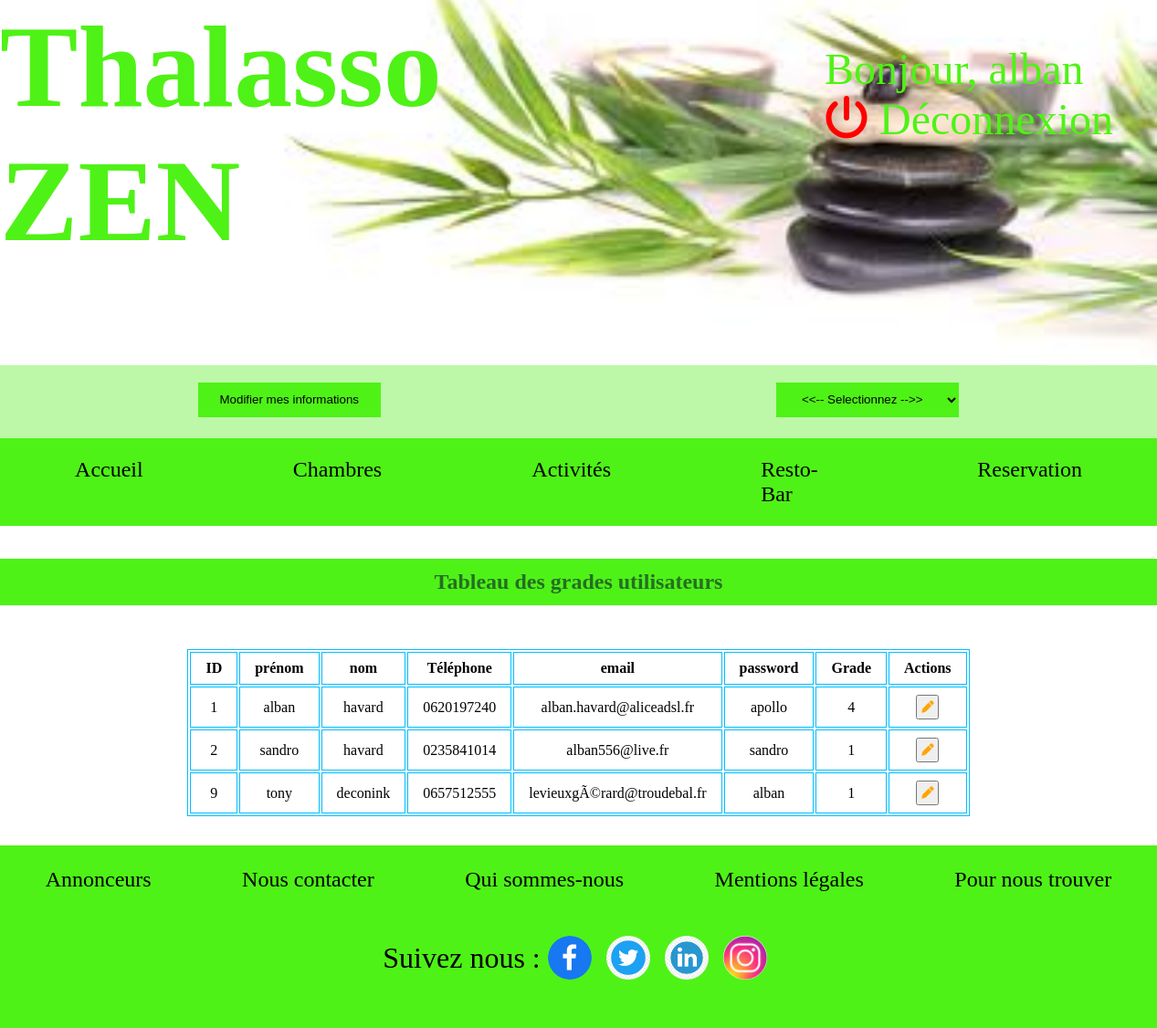
Screenshot of /data/dataGrad.php (signed in) with the database file from the repository.
### tables this page shows
CREATE TABLE `users` (
  `user_id` int(11) NOT NULL,
  `firstname` varchar(255) NOT NULL,
  `name` varchar(255) NOT NULL,
  `phonenumber` varchar(10) NOT NULL,
  `email` varchar(255) NOT NULL,
  `password` varchar(60) NOT NULL,
  `grad_id` int(11) NOT NULL
);

### data/dataGrad.php (the view, shortened to what this page needs)
<?php include('../header.php'); ?>
<section>
    <table class="container">
        <?php $sql = "SELECT * FROM users";
            $listUsers = $instance->query($sql)->fetchAll();
            ?>
            <h2>Tableau des grades utilisateurs</h2>
            <thead>
                <tr>
                    <th>ID</th>
                    <th>prénom</th>
                    <th>nom</th>
                    <th>Téléphone</th>
                    <th>email</th>
                    <th>password</th>
                    <th>Grade</th>
                    <th>Actions</th>
                </tr>
            </thead>
            <tbody>
                <?php for ($i=0; $i<count($listUsers); $i++) { ?>
                    <tr>
                        <td><?php echo $listUsers[$i]['user_id'];?></td>
                        <td><?php echo $listUsers[$i]['firstname'];?></td>
                        <td><?php echo $listUsers[$i]['name'];?></td>
                        <td><?php echo $listUsers[$i]['phonenumber'];?></td>
                        <td><?php echo $listUsers[$i]['email'];?></td>
                        <td><?php echo $listUsers[$i]['password'];?></td>
                        <td><?php echo $listUsers[$i]['grad_id'];?></td>
                        <td class="action">
                            <form action="http://localhost/Thalasso-Zen/adminUpdate/updateGrad.php" method="post">
                                <button class="tableBtn" type="submit"><i class="fa-solid fa-pen"></i></button>
                            </form>
                        </td>
                    </tr>
            </tbody>
                <?php } ?>
        </table>
    </section>
    <?php include('../footer.php') ?>

### assets/css/style.css (style rules this page uses)
*, *::before, *::after { margin: 0; padding: 0; box-sizing: border-box; }
h2 { text-align: center; color: rgb(37, 110, 37); background: #4FF216; padding: 0.3em; }
@media screen and (min-width:576px) { h2 { margin-top: 1.5em; margin-bottom: 2em; padding: 0.5em; } }

### assets/css/table.css (style rules this page uses)
table { margin: 2em auto; border: solid 1px deepskyblue; }
th, td { padding: 0.5em 1em; border: solid 1px deepskyblue; text-align: center; }
.action { display: flex; }
.tableBtn { padding: 0.3em; }
.fa-pen { color: orange; }

### display/contacts.php (style rules this page uses)
form { margin: 0 auto; width: 80%; }
@media screen and (min-width:576px) { form { width: 50%; } }

### rows the page displays
users: user_id "1", firstname "alban", name "havard", phonenumber "0620197240", email "alban.havard@aliceadsl.fr", password "apollo", grad "4"
users: user_id "2", firstname "sandro", name "havard", phonenumber "0235841014", email "alban556@live.fr", password "sandro", grad "1"
users: user_id "9", firstname "tony", name "deconink", phonenumber "0657512555", email "levieuxgÃ©rard@troudebal.fr", password "alban", grad "1"

### other values shown
$_SESSION ['user']['userName'] "alban"
